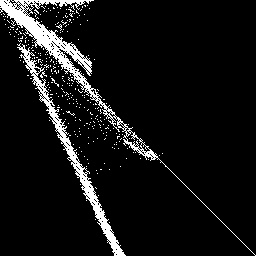
#> input picture SIEMB/Projeto/Image_histogram.jpg, 256 x 256 px
$ python isolaCorNaImagem.py ../Image_histogram.jpg
#> lines starting #> are read from the running program, lines starting #| are printed output that depends on the picture; after the words box and inside, x2 and y2 are one past the last pixel; in counts of white or black regions, pixels touching at a corner belong together
#!/usr/bin/env python3
# -*- coding: utf-8 -*-

#Ao ser executado, deve-se fornecer um
#nome de arquivo de imagem na linha de comando.

import cv2
import numpy
import sys

nomeArq = sys.argv[ 1 ]
matOriginal = cv2.imread( nomeArq )
#> matOriginal is the input picture: shape (256, 256, 3); min 0, max 255, mean 19.7
nLinhas = matOriginal.shape[ 0 ]
#> nLinhas = 256
print( "nLinhas = " + str( nLinhas ) )
#| nLinhas = 256
nColunas = matOriginal.shape[ 1 ]
#> nColunas = 256
print( "nColunas = " + str( nColunas ) )
#| nColunas = 256
cv2.imshow( "imagem lida", matOriginal )
cv2.waitKey( 0 )
Bmin = int( input( "limite inferior de azul (0 a 255): " ) )
#> the answer given: 3
Bmax = int( input( "limite superior de azul (0 a 255): " ) )
#> the answer given: 3
Gmin = int( input( "limite inferior de verde (0 a 255): " ) )
#> the answer given: 3
Gmax = int( input( "limite superior de verde (0 a 255): " ) )
#> the answer given: 3
Rmin = int( input( "limite inferior de vermelho (0 a 255): " ) )
#> the answer given: 3
Rmax = int( input( "limite superior de vermelho (0 a 255): " ) )
#> the answer given: 3
matResultado = matOriginal
matCinza = numpy.zeros( ( nLinhas, nColunas, 1 ), dtype = "uint8" )
for li in range( nLinhas ):
    for co in range( nColunas ):
        if matOriginal[ li ][ co ][ 0 ] > Bmax or matOriginal[ li ][ co ][ 0 ] < Bmin:
            matResultado[ li ][ co ] = ( 0, 0, 0 )
            matCinza[ li ][ co ] = 0
        elif matOriginal[ li ][ co ][ 1 ] > Gmax or matOriginal[ li ][ co ][ 1 ] < Gmin:
            matResultado[ li ][ co ] = ( 0, 0, 0 )
            matCinza[ li ][ co ] = 0
        elif matOriginal[ li ][ co ][ 2 ] > Rmax or matOriginal[ li ][ co ][ 1 ] < Rmin:
            matResultado[ li ][ co ] = ( 0, 0, 0 )
            matCinza[ li ][ co ] = 0
        else:
            matCinza[ li ][ co ] = 255
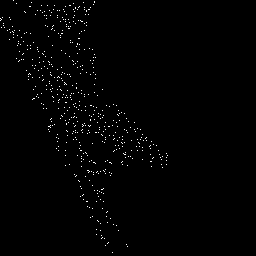
#> matCinza: shape (256, 256, 1); 0.93% white in thin lines or dots, all inside (x1, y1, x2, y2) = (0, 0, 168, 253)
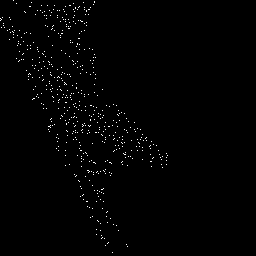
#> matResultado: shape (256, 256, 3); values 0 (black) and 3 (white), 0.93% white in thin lines or dots, all inside (x1, y1, x2, y2) = (0, 0, 168, 253)
cv2.imshow( "imagem resultado", matResultado )
cv2.waitKey( 0 )
cv2.imshow( "imagem tons de cinza", matCinza )
cv2.waitKey( 0 )
